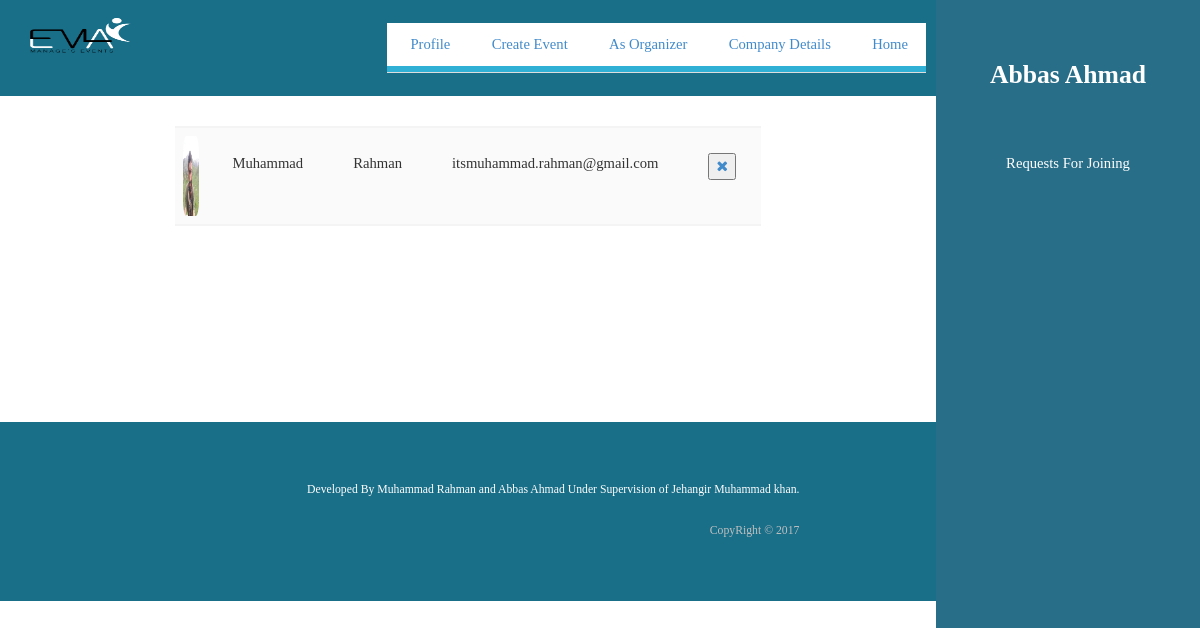
/EMA/participants.php?id=5 (signed in), run on the app's committed database.
### tables this page shows
CREATE TABLE IF NOT EXISTS `user` (
  `fristname` varchar(30) NOT NULL,
  `lastname` varchar(30) NOT NULL,
  `mobilenumber` varchar(30) NOT NULL,
  `email` varchar(30) NOT NULL,
  `password` varchar(30) NOT NULL,
  `gender` varchar(30) NOT NULL,
  `dateofbrith` varchar(30) NOT NULL,
  `joindate` date NOT NULL
);

CREATE TABLE IF NOT EXISTS `profile_picture` (
  `email` varchar(30) NOT NULL,
  `name` varchar(100) NOT NULL,
  `type` varchar(30) NOT NULL,
  `size` varchar(30) NOT NULL,
  `extension` varchar(30) NOT NULL,
  `for` varchar(30) NOT NULL
);

### EMA/participants.php (the view, shortened to what this page needs)
<!DOCTYPE HTML>
<html>
	<head>
			<link rel="stylesheet" type="text/css" href="assets/css/jquery.rateyo.min.css">
			<link rel="stylesheet" type="text/css" href="assets/css/bootstrap.min.css">
		<link rel="stylesheet" href="assets/css/main.css" />
	</head>
	<body>
			<section id="header">
				<header>
									<?php
									 $username = mysql_query("SELECT `fristname`,`lastname` FROM `user` WHERE email='$_SESSION[email]' ")or die('user selection  query error');
									$name=mysql_fetch_array($username)
									?>
					<h1 id="logo"><?php echo $name[0]." ".$name[1]; ?></h1>
					<br>
				</header>
				<nav id="nav">
					<ul>
						<li class="activ"><a href="#four">Requests For Joining </a></li>
					</ul>
				</nav>
			</section>
			<div id="wrapper">
					<div id="main">
							<section id="one">
							<header class="majr">
								<div class="jumbotron top-menu-div">
								<div class="row">
									<div class="col-md-3" id="logo">
											<img src="images/emanew2.png" class="img-responsive">
									</div>
									<div class="col-md-9">
											<ul class="nav nav-tabs" id="menu-bar">
											<li><a href="profile.php">Profile</a></li>
											<li><a href="create-event.php">Create Event</a></li>
												<li><a href="as-organizer.php">As Organizer</a></li>
												<li><a href="comp-details.php">Company Details</a></li>
												<li><a href="home.php">Home</a></li>
											</ul>
									</div>
								</div>
								</div>
							</header>
						</section>
								</div>
							<section id="four">
							<div  class="row">
							<div class="col-md-12">
								<div class="container table-responsive">
								<?php
									$id=$_GET['id'];
									 $participants = mysql_query("SELECT  user.fristname,user.lastname,user.email FROM user join `participant` WHERE user.email=participant.participant_email and participant.event_id='$id'")or die('participants selection  query error');
									if(mysql_num_rows($participants)>0){
									 ?>
									<table class="table table-hover">
									<?php
									while($rowss=mysql_fetch_array($participants)){
									$email=	$rowss[2];
									?>
    <tbody>
      <tr>
	  <?php
	  $picture=mysql_query("SELECT `name` FROM `profile_picture` WHERE email='$email' and `for`='profile'") or die(' participant picture selection querr error');
	  if(mysql_num_rows($picture)>0){
		  $partphoto=mysql_fetch_array($picture)
		  ?>
		  					<td><img src="profile_pictures/<?php echo $partphoto[0];?>"  class="img-responsive img-rounded" style="height: 80px; width: 80px;border-radius: 20%;  "></td>
		  <?php
	  }
	  else{
	  ?>
      	<td><i class="fa fa-picture-o fa-2x" aria-hidden="true"></i></td>
		<?php
	  }
		?>
        <td style="padding:25px"><?php echo $rowss[0];?></td>
        <td style="padding:25px"><?php echo $rowss[1];?></td>
        <td style="padding:25px"><?php echo $rowss[2];?></td>
        <td style="padding:25px"> <a href="reject_participant.php?id=<?php echo $id;?> && email=<?php echo $email;?>" onclick="return window.confirm('are you sure to reject this participate in this event')">
		<button><i class="fa fa-times" aria-hidden="true"></i></button></a>
		</td>
      </tr>
       </tbody>
	   <?php
		}
	   ?>
  </table>
	<?php
}
  ?>
								</div>
								</div>
								</div>
							</section>
							</div>
							<br>
							<br>
							<br>
							<br>
							<br>
							<br>
							<br>
							<br>
					<section id="footer">
						<div class="container">
							<ul class="copyright">
								<li> <p style="color: white;"> Developed By Muhammad Rahman and Abbas Ahmad Under Supervision of Jehangir Muhammad khan.</p>  <span style="float: right;">CopyRight &copy; 2017</span> </li>
							</ul>
						</div>
					</section>
	</body>
</html>

### EMA/participants.php (style rules this page uses)
#menu-bar { list-style: none; float: right; background-color:#31B0D5; }
#menu-bar li { background-color: white; cursor: pointer }
#logo img { width: 45%; padding-bottom: 10px; }

### data on the page
user: fristname "Abbas", lastname "Ahmad"
user: profile_picture.name (picture), fristname "Muhammad", lastname "Rahman", email "itsmuhammad.rahman@gmail.com"
